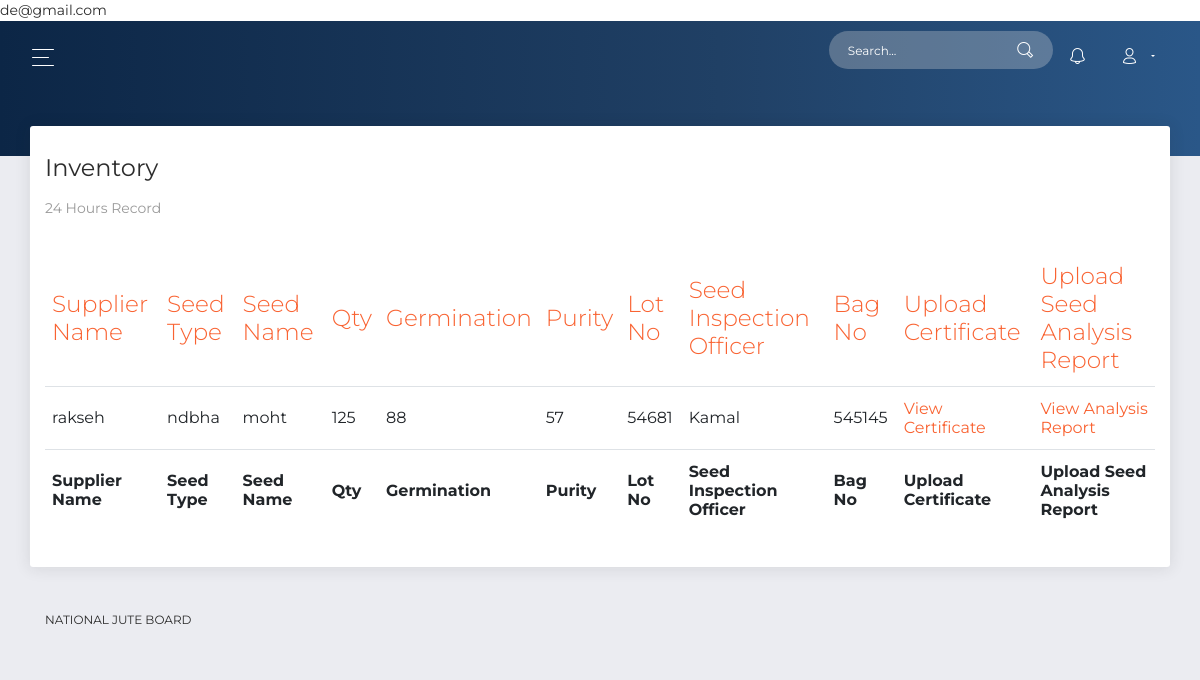
Screenshot of /viewinvt_s.php (signed in) with the database file from the repository.
### tables this page shows
CREATE TABLE `inventory` (
  `iid` int(11) NOT NULL,
  `org` varchar(255) NOT NULL,
  `email` varchar(255) NOT NULL,
  `supplier` varchar(255) NOT NULL,
  `seedtype` varchar(255) NOT NULL,
  `seed` varchar(255) NOT NULL,
  `qty` float NOT NULL,
  `germination` float NOT NULL,
  `purity` float NOT NULL,
  `lot` bigint(100) NOT NULL,
  `insofficer` varchar(255) NOT NULL,
  `bag` bigint(100) NOT NULL,
  `certificate` varchar(10000) NOT NULL,
  `analysis` varchar(10000) NOT NULL,
  `created` timestamp NOT NULL DEFAULT CURRENT_TIMESTAMP ON UPDATE CURRENT_TIMESTAMP
);

### viewinvt_s.php (the view, shortened to what this page needs)
<?php
include_once 'database.php';
if (isset($_SESSION['user'])) {
$user=$_SESSION['user'];
$result = mysqli_query($conn,"SELECT * FROM supplier where email='$user'");
 $row = mysqli_fetch_assoc($result);
 $user_status=$row['status'];
  $user_type=$row['type'];
 if($user_type!='Official' && $user_status=='Active')
 {
$result3 = mysqli_query($conn,"SELECT * FROM inventory where email='$user'");
 ?>
<!DOCTYPE html>
<html lang="en">
<head>
  <link rel="stylesheet" href="https://use.fontawesome.com/releases/v5.7.1/css/all.css">
  <link href="sassets/css/bootstrap.min.css" rel="stylesheet" />
  <link href="sassets/css/now-ui-dashboard.css?v=1.5.0" rel="stylesheet" />
  <link href="sassets/demo/demo.css" rel="stylesheet" />
  <link rel="stylesheet" type="text/css" href="https://cdn.datatables.net/1.10.21/css/jquery.dataTables.css">
  <link rel="stylesheet" type="text/css" href="https://cdn.datatables.net/1.10.21/css/dataTables.bootstrap4.min.css">
</head>
<body class="">
  <div class="wrapper ">
    <div class="main-panel" id="main-panel">
      <nav class="navbar navbar-expand-lg navbar-transparent  bg-primary  navbar-absolute">
        <div class="container-fluid">
          <div class="navbar-wrapper">
            <div class="navbar-toggle">
              <button type="button" class="navbar-toggler">
                <span class="navbar-toggler-bar bar1"></span>
                <span class="navbar-toggler-bar bar2"></span>
                <span class="navbar-toggler-bar bar3"></span>
              </button>
            </div>
          </div>
          <?php include('action.php');?>
        </div>
      </nav>
      <div class="panel-header panel-header-sm">
      </div>
      <div class="content">
        <div class="row">
          <div class="col-md-12">
            <div class="card">
              <div class="card-header">
                <h4 class="card-title">Inventory</h4>
                 <p class="card-category">24 Hours Record</p>
              </div>
              <div class="card-body " style="overflow: scroll;">
                <div class="table-responsive">
                  <table class="table" id="example" class="table table-striped table-bordered" style="width:100%">
                    <thead class=" text-primary">
                     <tr>
                      <th>Supplier Name</th>
                      <th>Seed Type</th>
                      <th>Seed Name</th>
                      <th>Qty</th>
                      <th>Germination</th>
                      <th>Purity</th>
                      <th>Lot No</th>
                      <th>Seed Inspection Officer</th>
                      <th>Bag No</th>
                      <th>Upload Certificate</th>
                      <th>Upload Seed Analysis Report</th>
                    </tr>
                  </thead>
                  <tbody>
                   <?php
                    if ($result3->num_rows > 0) {
                    while($row1 = $result3->fetch_assoc()) {
                      echo" <tr>";
                      echo"<td>".$row1['supplier']."</td>";
                       echo"<td>".$row1['seedtype']."</td>";
                       echo"<td>".$row1['seed']."</td>";
                       echo"<td>".$row1['qty']."</td>";
                       echo"<td>".$row1['germination']."</td>";
                       echo"<td>".$row1['purity']."</td>";
                       echo"<td>".$row1['lot']."</td>";
                       echo"<td>".$row1['insofficer']."</td>";
                       echo"<td>".$row1['bag']."</td>";
                      ?>
                       <td><a href="uploads/<?php echo($row1['certificate']); ?>" target="_blank" >View Certificate </a></td>
                        <td><a href="uploads/<?php echo($row1['analysis']); ?>" target="_blank" >View Analysis Report </a></td>
                       <?php
                         echo" </tr>"; }
                        }
                        ?>
                             </tbody>
                  <tfoot>
                    <tr>
                   <th>Supplier Name</th>
                      <th>Seed Type</th>
                      <th>Seed Name</th>
                      <th>Qty</th>
                      <th>Germination</th>
                      <th>Purity</th>
                      <th>Lot No</th>
                      <th>Seed Inspection Officer</th>
                      <th>Bag No</th>
                      <th>Upload Certificate</th>
                      <th>Upload Seed Analysis Report</th>
                    </tr>
                  </tfoot>
                  </table>
                </div>
              </div>
            </div>
          </div>
     <?php include('footer.php'); ?>
    </div>
  </div>
</body>
</html>
<?php
}
}
else{
  header("location: ./login.php");
}?>

### rows the page displays
inventory: supplier "rakseh", seedtype "ndbha", seed "moht", qty "125", germination "88", purity "57", lot "54681", insofficer "Kamal", bag "545145"
